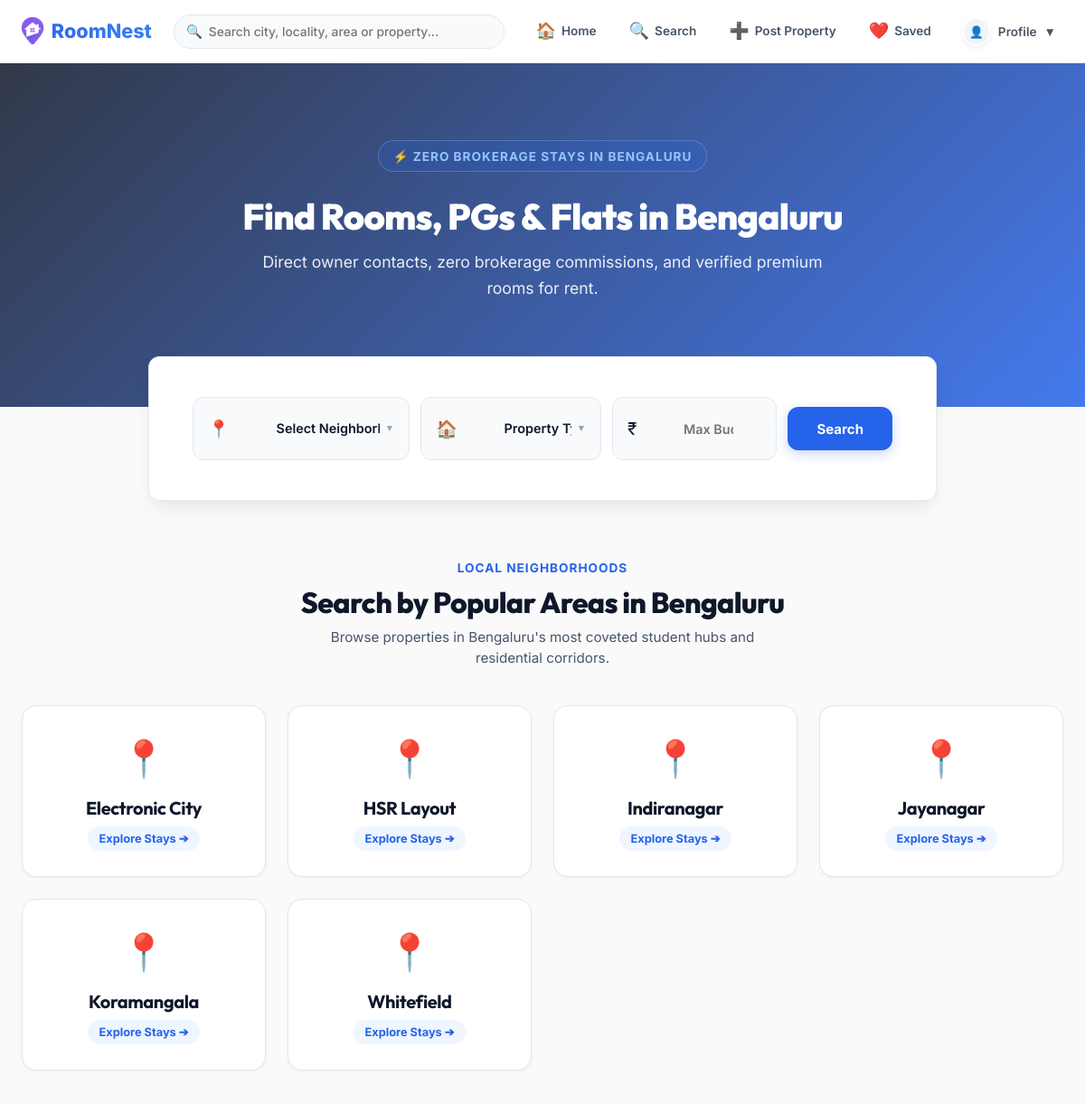
Before: /bengaluru/ (upper part) with the older database file.
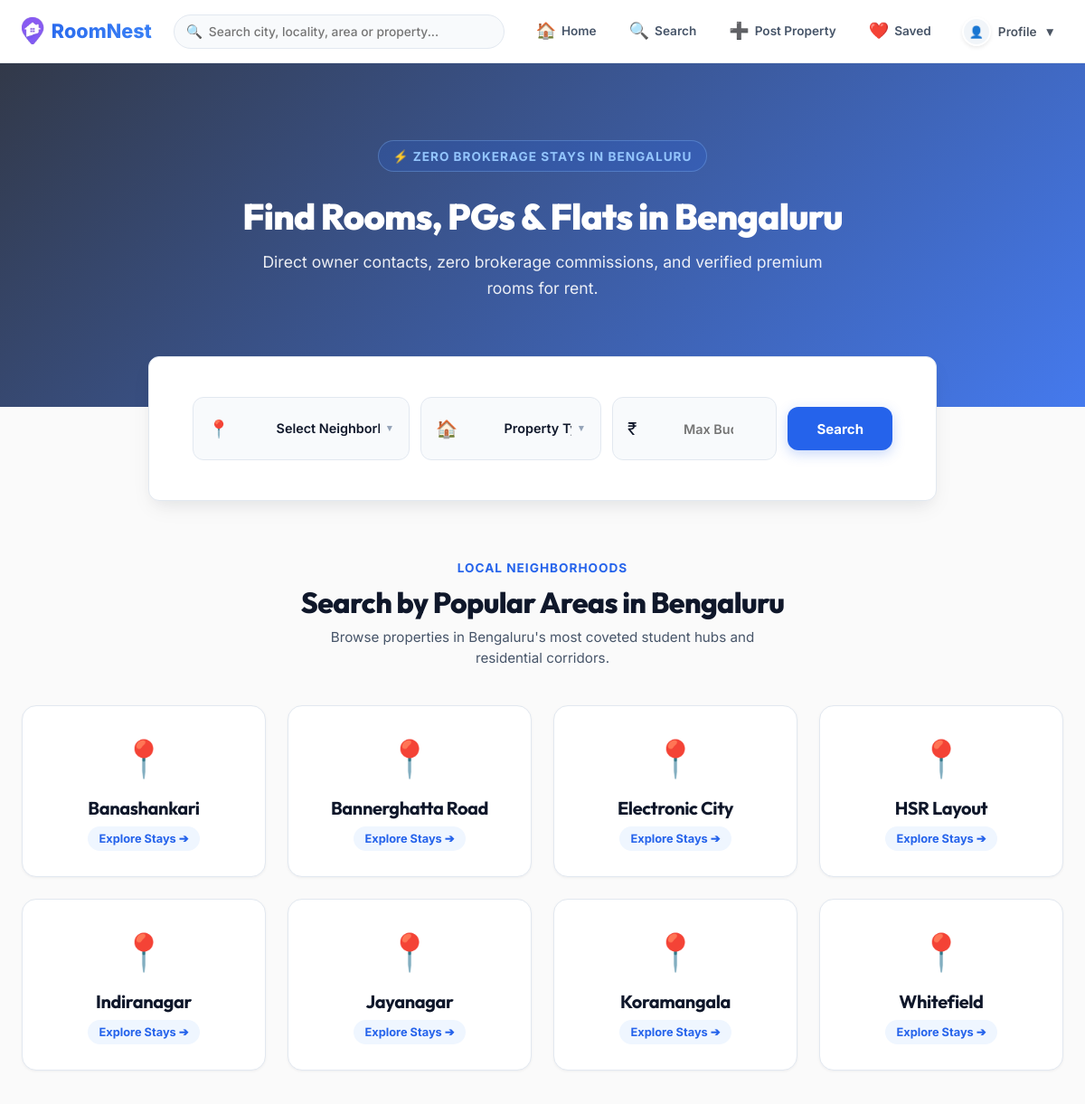
After: the same page with the newer database file.
### listings/models.py (models this page shows, shortened)
class City(models.Model):
    name = models.CharField(max_length=100, unique=True)
    slug = models.SlugField(max_length=100, unique=True)
    image = models.ImageField(upload_to='cities/', blank=True, null=True)
    is_active = models.BooleanField(default=True)
    description = models.TextField(blank=True, default='')
    class Meta:
        verbose_name_plural = "Cities"

class Area(models.Model):
    city = models.ForeignKey(City, on_delete=models.CASCADE, related_name='areas')
    name = models.CharField(max_length=100)
    slug = models.SlugField(max_length=100)
    is_active = models.BooleanField(default=True)
    class Meta:
        unique_together = ('city', 'slug')
        indexes = [
            models.Index(fields=['city', 'slug']),
        ]

### listings/views.py (the view, shortened to what this page needs)
# urls.py: path('<slug:city_slug>/', views.city_page, name='city_page'),
def city_page(request, city_slug):
    cache_key = f"city_page_data_{city_slug}"
    page_data = cache.get(cache_key)
    if not page_data:
        city = get_object_or_404(City, slug=city_slug, is_active=True)
        featured_listings = list(Listing.objects.filter(
            city=city,
            is_sold=False
        ).select_related('owner__userprofile', 'city', 'area').order_by('-created_at')[:6])
        areas = list(city.areas.filter(is_active=True).order_by('name'))
        page_data = {
            'city': city,
            'listings': featured_listings,
            'areas': areas
        }
        cache.set(cache_key, page_data, 900)  # Cache for 15 minutes
    has_subscription = False
    wishlist_ids = []
    seo_title = f"Rooms, PGs & Rental Properties in {page_data['city'].name} | RoomNest"
    seo_description = f"Find verified rooms, PGs, flats and rental properties in {page_data['city'].name} with zero brokerage. Contact owners directly on RoomNest."
    return render(request, 'city_page.html', {
        'city': page_data['city'],
        'listings': page_data['listings'],
        'areas': page_data['areas'],
        'has_subscription': has_subscription,
        'wishlist_ids': wishlist_ids,
        'seo_title': seo_title,
        'seo_description': seo_description
    })

### listings/context_processors.py (called while the page is built)
def unread_messages(request):
    if request.user.is_authenticated:
        count = Message.objects.filter(receiver=request.user, is_read=False).count()
        return {'unread_messages_count': count}
    return {'unread_messages_count': 0}

def active_cities(request):
    cities = cache.get('active_cities_list')
    if not cities:
        cities = list(City.objects.filter(is_active=True).annotate(
            property_count=Count('listings', filter=Q(listings__is_sold=False))
        ).prefetch_related('areas').order_by('name'))
        cache.set('active_cities_list', cities, 3600)  # Cache for 1 hour
    return {'active_cities': cities}

### templates/city_page.html (shortened to what this page needs)
{% extends 'base.html' %}
{% load static %}
{% load performance_tags %}
{% block content %}
<section class="hero" style="background: linear-gradient(135deg, rgba(15, 23, 42, 0.85) 0%, rgba(37, 99, 235, 0.85) 100%){% if city.image %}, url('{{ city.image.url }}'){% endif %}; background-size: cover; background-position: center; min-height: 400px; display: flex; align-items: center; justify-content: center; text-align: center; color: white; padding: 4rem 1.5rem; position: relative;">
    <div style="max-width: 800px; margin: 0 auto; z-index: 2; position: relative;">
        <span style="background: rgba(37, 99, 235, 0.2); color: #93C5FD; padding: 0.4rem 1rem; border-radius: 99px; font-size: 0.85rem; font-weight: 700; text-transform: uppercase; letter-spacing: 1px; display: inline-block; margin-bottom: 1.5rem; border: 1px solid rgba(147, 197, 253, 0.3);">⚡ Zero Brokerage stays in {{ city.name }}</span>
        <h1 style="color: white; font-size: 3rem; font-weight: 800; margin-bottom: 1rem; font-family: 'Outfit', sans-serif;">Find Rooms, PGs & Flats in {{ city.name }}</h1>
        <p style="font-size: 1.15rem; opacity: 0.9; max-width: 600px; margin: 0 auto 2rem auto; font-weight: 400; line-height: 1.6;">Direct owner contacts, zero brokerage commissions, and verified premium rooms for rent.</p>
    </div>
</section>
<div class="search-wrapper" style="margin-top: -40px; position: relative; z-index: 10; padding: 0 1.5rem;">
    <div class="search-container" style="max-width: 1000px; margin: 0 auto; background: var(--white); border-radius: var(--border-radius-lg); padding: 1.5rem; box-shadow: var(--shadow-lg); border: 1px solid var(--border-color);">
        <form action="{% url 'search' %}" method="GET" class="search-form" style="display: flex; flex-wrap: wrap; gap: 1rem; align-items: center; justify-content: space-between;">
            <div class="search-field" style="flex: 1.2; min-width: 240px; display: flex; align-items: center; gap: 10px; border: 1px solid var(--border-color); padding: 0.75rem 1rem; border-radius: var(--border-radius-md); background: #F8FAFC;">
                <span style="font-size: 1.2rem;">📍</span>
                <select name="area" style="width: 100%; border: none; background: transparent; outline: none; font-size: 0.92rem; font-weight: 600; color: var(--text-dark); cursor: pointer;">
                    <option value="">Select Neighborhood (All Areas)</option>
                </select>
            </div>
            <div class="search-field" style="flex: 1; min-width: 200px; display: flex; align-items: center; gap: 10px; border: 1px solid var(--border-color); padding: 0.75rem 1rem; border-radius: var(--border-radius-md); background: #F8FAFC;">
                <span style="font-size: 1.2rem;">🏠</span>
                <select name="type" style="width: 100%; border: none; background: transparent; outline: none; font-size: 0.92rem; font-weight: 600; color: var(--text-dark); cursor: pointer;">
                    <option value="">Property Type</option>
                </select>
            </div>
            <div class="search-field" style="flex: 1; min-width: 160px; display: flex; align-items: center; gap: 10px; border: 1px solid var(--border-color); padding: 0.75rem 1rem; border-radius: var(--border-radius-md); background: #F8FAFC;">
                <span style="font-size: 1.2rem;">₹</span>
                <input type="number" name="price" placeholder="Max Budget" style="width: 100%; border: none; background: transparent; outline: none; font-size: 0.92rem; font-weight: 600; color: var(--text-dark);">
            </div>
            <button type="submit" class="btn btn-primary" style="padding: 0.85rem 2rem; border-radius: var(--border-radius-md); font-weight: 700; color: white !important; cursor: pointer; box-shadow: 0 4px 14px rgba(37,99,235,0.25);">Search</button>
        </form>
    </div>
</div>
<section class="container" style="margin-top: 4rem; max-width: 1200px; margin-left: auto; margin-right: auto; padding: 0 1.5rem;">
    <div style="text-align: center; margin-bottom: 2.5rem;">
        <span style="color: var(--primary); font-weight: 700; font-size: 0.85rem; text-transform: uppercase; letter-spacing: 1px; display: block; margin-bottom: 0.5rem;">Local Neighborhoods</span>
        <h2 style="font-size: 2rem; font-weight: 800; margin-bottom: 0.5rem; font-family: 'Outfit', sans-serif;">Search by Popular Areas in {{ city.name }}</h2>
        <p style="color: var(--text-light); max-width: 500px; margin: 0 auto; font-size: 0.95rem;">Browse properties in {{ city.name }}'s most coveted student hubs and residential corridors.</p>
    </div>
    <div style="display: grid; grid-template-columns: repeat(auto-fit, minmax(220px, 1fr)); gap: 1.5rem;">
        {% for area in areas %}
        <a href="{% url 'area_page' city.slug area.slug %}" style="display: block;">
            <div style="background: var(--white); border: 1px solid var(--border-color); border-radius: var(--border-radius-lg); padding: 1.75rem; text-align: center; box-shadow: var(--shadow-sm); transition: var(--transition-bounce);" onmouseover="this.style.transform='translateY(-4px)'; this.style.borderColor='var(--primary)'; this.style.boxShadow='var(--shadow-md)';" onmouseout="this.style.transform='translateY(0)'; this.style.borderColor='var(--border-color)'; this.style.boxShadow='var(--shadow-sm)';">
                <span style="font-size: 2.5rem; display: block; margin-bottom: 0.75rem;">📍</span>
                <h3 style="font-size: 1.25rem; color: var(--text-dark); margin-bottom: 0.5rem; font-family: 'Outfit', sans-serif;">{{ area.name }}</h3>
                <span style="font-size: 0.8rem; color: var(--primary); font-weight: 700; background: var(--primary-light); padding: 0.25rem 0.75rem; border-radius: 99px; display: inline-block;">Explore Stays ➔</span>
            </div>
        </a>
        {% empty %}
        <div style="text-align: center; grid-column: 1 / -1; padding: 3rem; background: var(--white); border-radius: var(--border-radius-lg); border: 1px dashed var(--border-color); color: var(--text-light);">
            No neighborhoods registered for this city yet.
        </div>
        {% endfor %}
    </div>
</section>
{% endblock %}

### templates/base.html (shortened to what this page needs)
{% load static %}
<!DOCTYPE html>
<html lang="en">
<head>
    {% load webpush_notifications %}
    <link rel="preload" href="{% static 'css/style.min.css' %}" as="style" onload="this.onload=null;this.rel='stylesheet'">
</head>
<body>
    <header class="main-header">
        <div class="header-container">
            <a href="{% url 'home' %}" class="header-logo">
                <img src="{% static 'images/logo_icon.webp' %}" alt="RoomNest Logo" width="30" height="30" decoding="async" fetchpriority="high">
                <span>RoomNest</span>
            </a>
            <div class="header-search-wrapper">
                <form action="{% url 'search' %}" method="GET" class="header-search-form" id="headerSearchForm">
                    <span class="search-icon">🔍</span>
                    <input type="text" name="location" id="headerSearchInput" placeholder="Search city, locality, area or property..." autocomplete="off" aria-label="Search city, locality, area or property">
                </form>
            </div>
            <nav class="header-nav">
                <div class="nav-links-group">
                    <a href="{% url 'home' %}" class="nav-link-item {% if request.resolver_match.url_name == 'home' %}active{% endif %}"><span class="nav-emoji-icon">🏠</span> Home</a>
                    <a href="{% url 'search' %}" class="nav-link-item {% if request.resolver_match.url_name == 'search' %}active{% endif %}"><span class="nav-emoji-icon">🔍</span> Search</a>
                    <a href="{% url 'add_property' %}" class="nav-link-item {% if request.resolver_match.url_name == 'add_property' %}active{% endif %}"><span class="nav-emoji-icon">➕</span> Post Property</a>
                    <a href="{% url 'wishlist' %}" class="nav-link-item {% if request.resolver_match.url_name == 'wishlist' %}active{% endif %}"><span class="nav-emoji-icon">❤️</span> Saved</a>
                    <div class="header-dropdown" id="profileDropdown">
                        {% if user.is_authenticated %}
                            <button class="dropdown-btn profile-nav-btn" onclick="toggleDropdown('profileDropdownContent')">
                                <span class="avatar-initial">{{ user.username|slice:":1"|upper }}</span>
                                <span class="profile-text">Profile</span> <span class="chevron">▼</span>
                            </button>
                            <div class="dropdown-menu menu-right" id="profileDropdownContent">
                                {% if user.is_superuser or user.is_staff %}
                                    <a href="{% url 'admin_dashboard' %}" onclick="closeDropdowns()" style="color: #EA580C; font-weight: 700;">🛡️ Admin Dashboard</a>
                                    <div class="menu-divider"></div>
                                {% endif %}
                                <a href="{% url 'profile' %}" onclick="closeDropdowns()">👤 My Profile</a>
                                <a href="{% url 'owner_dashboard' %}" onclick="closeDropdowns()">💼 My Listings</a>
                                <a href="{% url 'wishlist' %}" onclick="closeDropdowns()">❤️ Saved Properties</a>
                                <a href="{% url 'profile' %}#rewards" onclick="closeDropdowns()">🎁 Rewards</a>
                                <a href="{% url 'profile' %}" onclick="closeDropdowns()">⚙️ Settings</a>
                                <div class="menu-divider"></div>
                                <a href="{% url 'logout' %}" onclick="closeDropdowns()" class="menu-link-danger">🚪 Logout</a>
                            </div>
                        {% else %}
                            <button class="dropdown-btn profile-nav-btn" onclick="toggleDropdown('profileDropdownContent')">
                                <span class="avatar-initial guest">👤</span>
                                <span class="profile-text">Profile</span> <span class="chevron">▼</span>
                            </button>
                        {% endif %}
                    </div>
                </div>
            </nav>
        </div>
    </header>
    <main>
        {% block content %}{% endblock %}
    </main>
</body>
</html>

Changed rows visible on the page:
added Area: name "Banashankari"
added Area: name "Bannerghatta Road"
